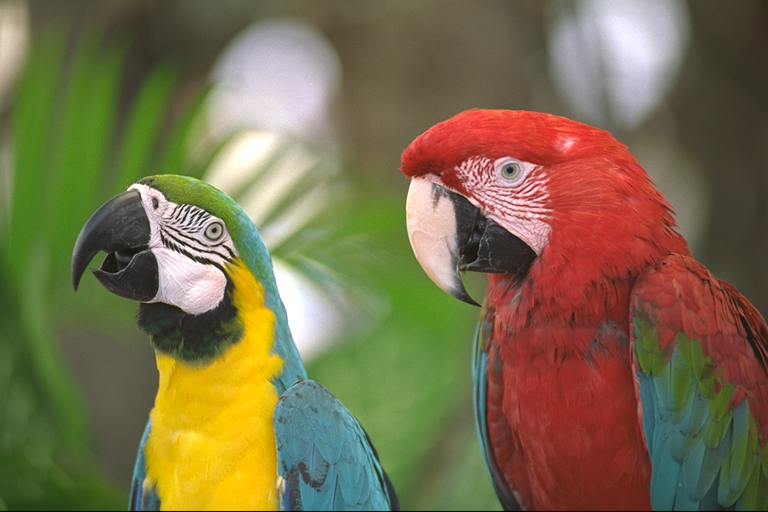
#> input picture tsks24/lab4/image1.png, 768 x 512 px
$ python DemoC.py
#> lines starting #> are read from the running program, lines starting #| are printed output that depends on the picture; long printed decimals are rounded
#> further down, orig is the input picture: shape (512, 768, 3); mean B, G, R 75.8, 109.6, 121.7
### tsks24/lab4/jpeglab.py
# JPEG lab module

import numpy as np
import sys
def rgb2ycbcr(r, g=0, b=0):
#> called with g = 0, b = 0
    if r.ndim == 3:
        g = r[:,:,1]
        b = r[:,:,2]
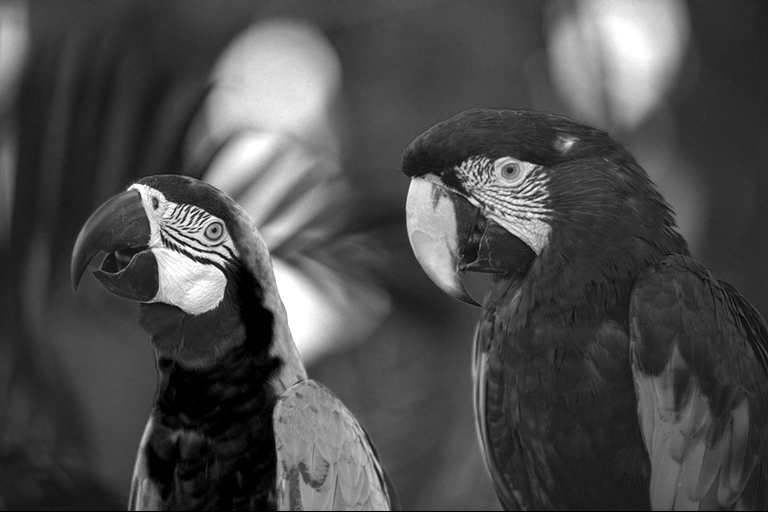
#> b: shape (512, 768); min 0, max 255, mean 75.8
        r = r[:,:,0]
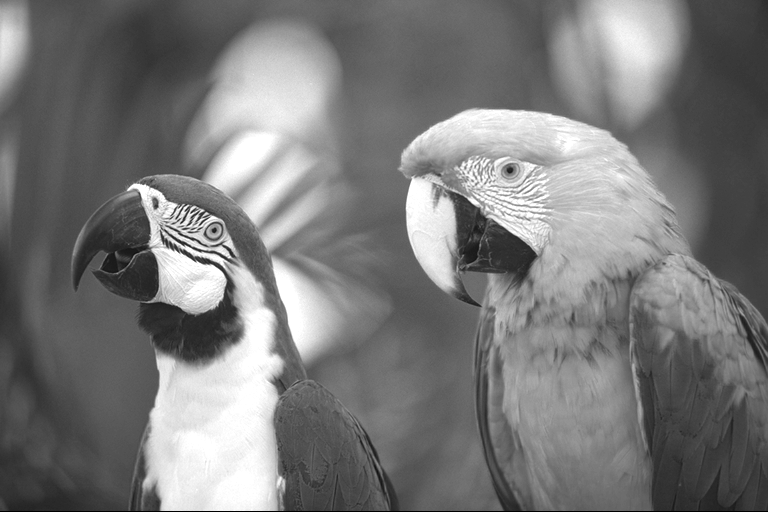
#> r: shape (512, 768); min 0, max 255, mean 121.7
    y = 16. + (65.481*r + 128.553*g + 24.966*b)/255.
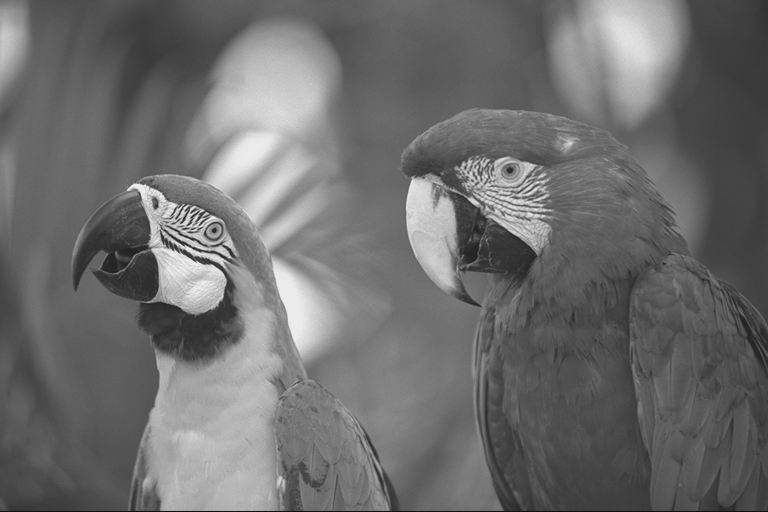
#> y: shape (512, 768) float64; min 16, max 235, mean 109.9
    cb = 128. + (-37.797*r - 74.203*g + 112.*b)/255.
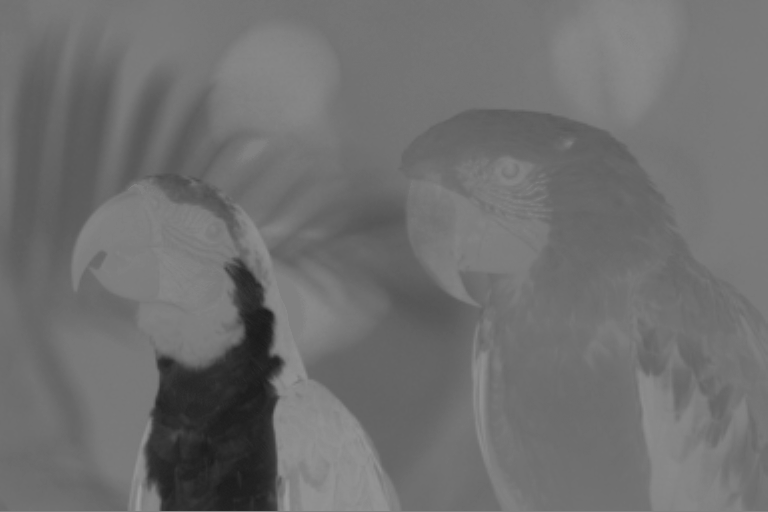
#> cb: shape (512, 768) float64; min 25.89, max 157.8, mean 111.4
    cr = 128. + (112.*r - 93.786*g - 18.214*b)/255.
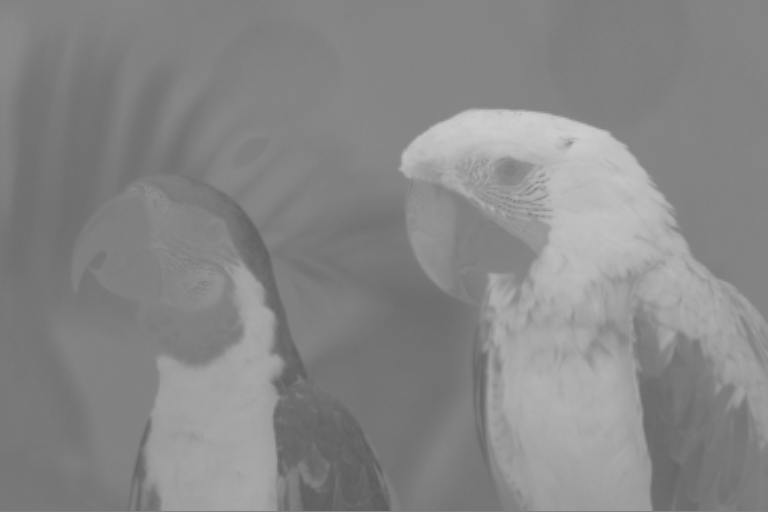
#> cr: shape (512, 768) float64; min 92.59, max 205.6, mean 135.7
    return (y, cb, cr)

# [5 lines left out: function ycbcr2rgb, not called in this run]

def im2col_distinct(A, blocksize):
#> called with blocksize = (8, 8)
	nrows, ncols = blocksize
	nele = nrows*ncols
	nrowspad = A.shape[0]//nrows+(A.shape[0]%nrows>0)
#> nrowspad = 64
	ncolspad = A.shape[1]//ncols+(A.shape[1]%ncols>0)
#> ncolspad = 96
	A1 = np.zeros((nrows*nrowspad, ncols*ncolspad))
	A1[:A.shape[0], :A.shape[1]] = A
	t = np.swapaxes(A1.reshape(nrowspad,nrows,ncolspad,ncols),0,3)
	out = t.reshape(nele,-1)
	return (out)

def col2im_distinct(A, blocksize, shp):
	nrows, ncols = blocksize
	nele = nrows*ncols
	nrowspad = shp[0]//nrows+(shp[0]%nrows>0)
	ncolspad = shp[1]//ncols+(shp[1]%ncols>0)
	t = np.swapaxes(A.reshape(ncols,nrows,ncolspad,nrowspad),0,3)
	out = t.reshape(nrows*nrowspad, ncols*ncolspad)[:shp[0],:shp[1]]
	return (out)

def dct2basemx(block):			#Make a 2D DCT transform matrix
    m, n = block
    N = m*n
    X = np.arange(m)[np.newaxis,np.newaxis,:,np.newaxis]
    Y = np.arange(n)[np.newaxis,np.newaxis,np.newaxis,:]
    I = np.arange(m)[:,np.newaxis,np.newaxis,np.newaxis]
    J = np.arange(n)[np.newaxis,:,np.newaxis,np.newaxis]
    #Form from here: https://www.math.cuhk.edu.hk/~lmlui/dct.pdf, I've used numpys internal broadcasting to skip using meshgrids since they can be error-prone
    DCT_tensor = (2/np.sqrt(n*m)*np.sqrt(0.5)**(I==0) *np.sqrt(0.5)**(J==0)*(np.cos((2*X+1)*I*np.pi/(2*n))*np.cos((2*Y+1)*J*np.pi/(2*m))))
    DCT_matrix = DCT_tensor.reshape(n*m,n*m)#The tensor has shape i,j,x,y we reshape it to i*j,x*y
    return DCT_matrix

def bdct(im, M):				#bdct - block dct of image
    if isinstance(M,int):
        M =(M,M)
    dct_base_matrix = dct2basemx(M)
    column_im = im2col_distinct(im, M)
    t = np.dot(dct_base_matrix,column_im)
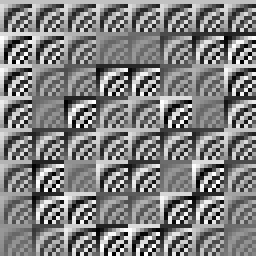
#> dct_base_matrix: shape (64, 64) float64 (shown 4 times larger); min -0.24, max 0.24, mean 0.00195; drawn with min black and max white

    return (t)

def ibdct(t, M, shp):				#bdct - block dct of image
	if isinstance(M,int):
		M =(M,M)
	if isinstance(shp,int):
		shp = (shp,shp)
	if M[0]*M[1] != t.shape[0]:
		sys.exit('The blocksize does not fit the transform image.')
	im = col2im_distinct(np.dot(dct2basemx(M).T,t), M, shp)
	return (im)

# [141 lines left out: functions bquant, brec, jpgqmtx, zigzag_indices, zigzag_matrix, plot_zigzag_scan, not called in this run]

### tsks24/lab4/DemoA.py
import numpy as np
from scipy import signal, misc, ndimage
import cv2
from matplotlib import pyplot as plt
plt.rcParams['image.interpolation'] = 'nearest'
import jpeglab as jl


def mse(x,y):
    return np.mean((x-y)**2)

def psnr(x,y):
    return 10*np.log10(255**2/mse(x,y))

# [27 lines that do not run on import are left out]

### tsks24/lab4/DemoC.py
import numpy as np
from scipy import signal, misc, ndimage
import cv2
from matplotlib import pyplot as plt
plt.rcParams['image.interpolation'] = 'nearest'
import jpeglab as jl
from DemoA import mse, psnr

orig = cv2.imread('image1.png')
orig = cv2.cvtColor(orig, cv2.COLOR_BGR2RGB)

y, cb, cr = jl.rgb2ycbcr(orig)

plt.figure(2)
plt.imshow(y, 'gray', clim=(0, 255))
plt.title('y')

plt.show(block=False)

Yb = jl.bdct(y, (8, 8))
ulim = np.max(np.abs(Yb))/10
#> ulim = 188
plt.figure(3)
plt.imshow(np.abs(Yb),'gray', clim=(0, ulim))
plt.title('bdct transform of y')

plt.show(block=False)

yn = jl.ibdct(Yb, (8, 8), y.shape)
plt.figure(4)
plt.imshow(yn,'gray',clim=(0,255))
plt.title('inverse transformaed image yn')

print('MSE:', mse(y,yn))
#| MSE: 9.819768883435462e-27
print('PSNR:', psnr(y,yn))
#| PSNR: 308.210
print('maximum diff: ', np.max(np.abs(y-yn)))
#| maximum diff:  6.252776074688882e-13

plt.show(block=False)

Yb = jl.bdct(y, (8, 8))
Ybq = np.zeros_like(Yb)
Ybq[(0, 1, 8, 9), :] = np.round(Yb[(0, 1, 8, 9), :])
yq2 = jl.ibdct(Ybq, (8, 8), (512, 768))
plt.figure(5)
plt.imshow(yq2, 'gray', clim=(0, 255))
plt.title('coded image yq2 4 coefficients')


print(f'min: {np.min(Ybq)} max: {np.max(Ybq)}')
#| min: -470.0 max: 1880.0

print('MSE:', mse(yn,yq2))
#| MSE: 64.095
print('PSNR:', psnr(yn,yq2))
#| PSNR: 30.063

plt.show(block=False)
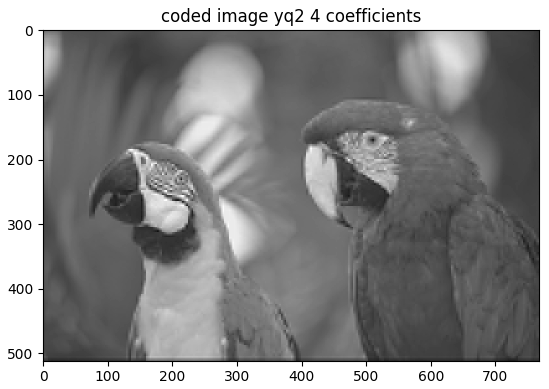
#> figure drawn by matplotlib, 1 panel


Yb9 = jl.bdct(y, (8, 8))
Ybq9 = np.zeros_like(Yb)
Ybq9[(0, 1, 2, 8, 9, 10, 16, 17, 18), :] = np.round(Yb[(0, 1, 2, 8, 9, 10, 16, 17, 18), :])
yq29 = jl.ibdct(Ybq9, (8, 8), (512, 768))
plt.figure(6)
plt.imshow(yq29, 'gray', clim=(0, 255))
plt.title('coded image yq2 9 coefficients')

print("YBQ9-------------------------")
print(f'min: {np.min(Ybq9)} max: {np.max(Ybq9)}')
#| min: -470.0 max: 1880.0
print('MSE:', mse(yn,yq29))
#| MSE: 35.044
print('PSNR:', psnr(yn,yq29))
#| PSNR: 32.685

plt.show(block=True)

$ run again, with tsks24/lab4/image3.png copied over tsks24/lab4/image1.png
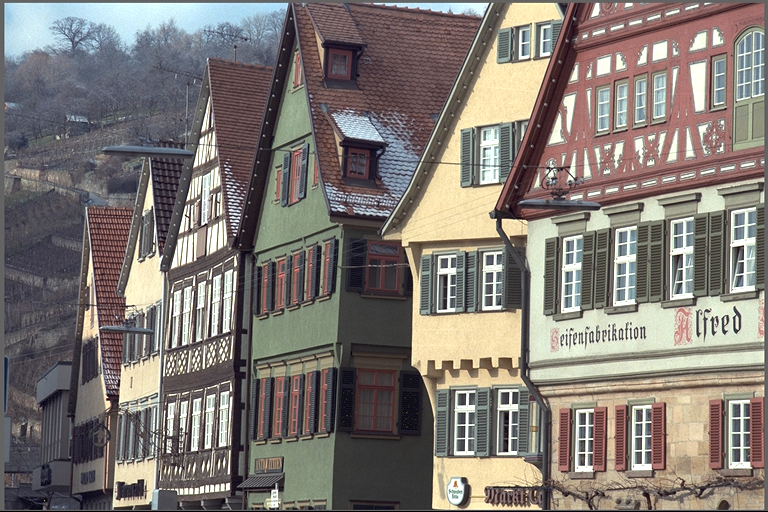
#> input picture tsks24/lab4/image3.png, 768 x 512 px
#> orig is the input picture: shape (512, 768, 3); mean B, G, R 116, 121.1, 128
#> in rgb2ycbcr, `cr = 128. + (112.*r - 93.786*g - 18.214*b)/255.`:
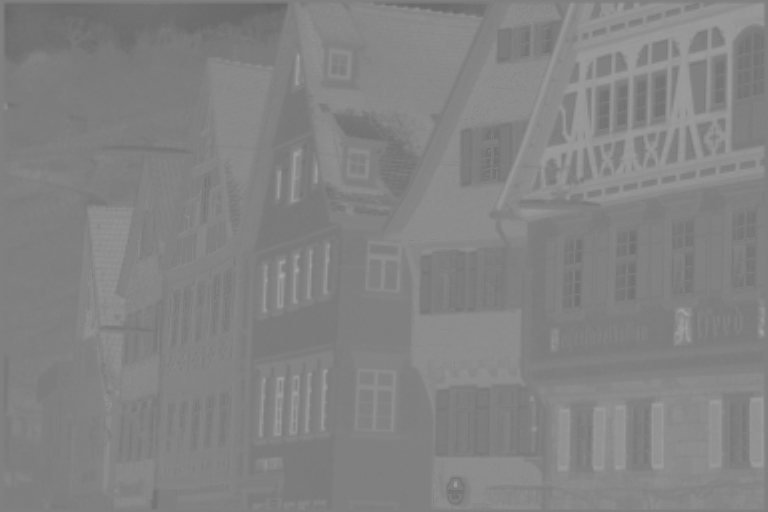
#> cr: shape (512, 768) float64; min 102, max 168, mean 131.4
#> ulim = 187.3
#| MSE: 1.2067950810696707e-26
#| PSNR: 307.314
#| maximum diff:  6.536993168992922e-13
#| min: -598.0 max: 1873.0
#| MSE: 557.252
#| PSNR: 20.670
#| min: -598.0 max: 1873.0
#| MSE: 353.377
#| PSNR: 22.648
#> `plt.show(block=True)`:
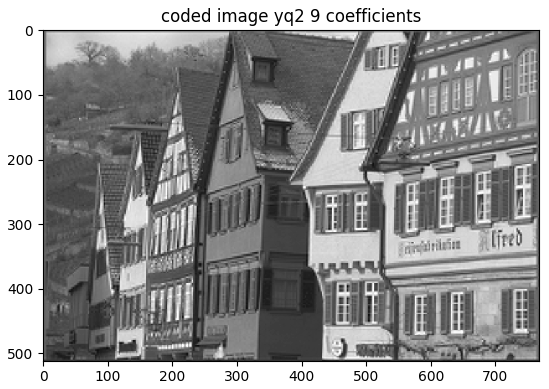
#> figure drawn by matplotlib, 1 panel

$ run again, with tsks24/lab4/image4.png copied over tsks24/lab4/image1.png
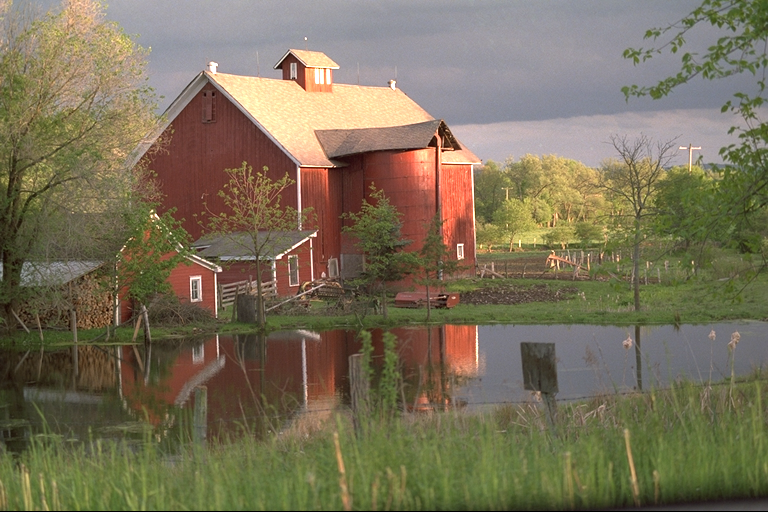
#> input picture tsks24/lab4/image4.png, 768 x 512 px
#> orig is the input picture: shape (512, 768, 3); mean B, G, R 88.7, 112.4, 121.8
#> ulim = 177.8
#| MSE: 9.940803413135035e-27
#| PSNR: 308.157
#| maximum diff:  6.252776074688882e-13
#| min: -418.0 max: 1778.0
#| MSE: 115.316
#| PSNR: 27.512
#> `plt.show(block=False)`:
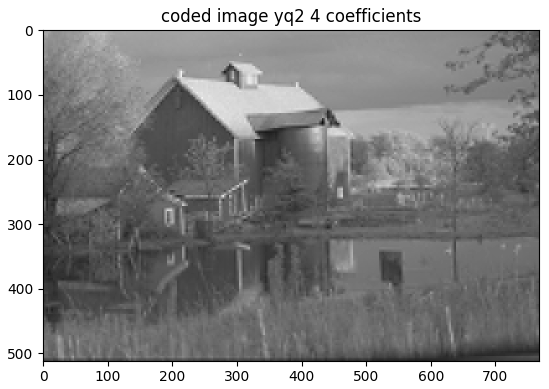
#> figure drawn by matplotlib, 1 panel
#| min: -418.0 max: 1778.0
#| MSE: 74.980
#| PSNR: 29.381
